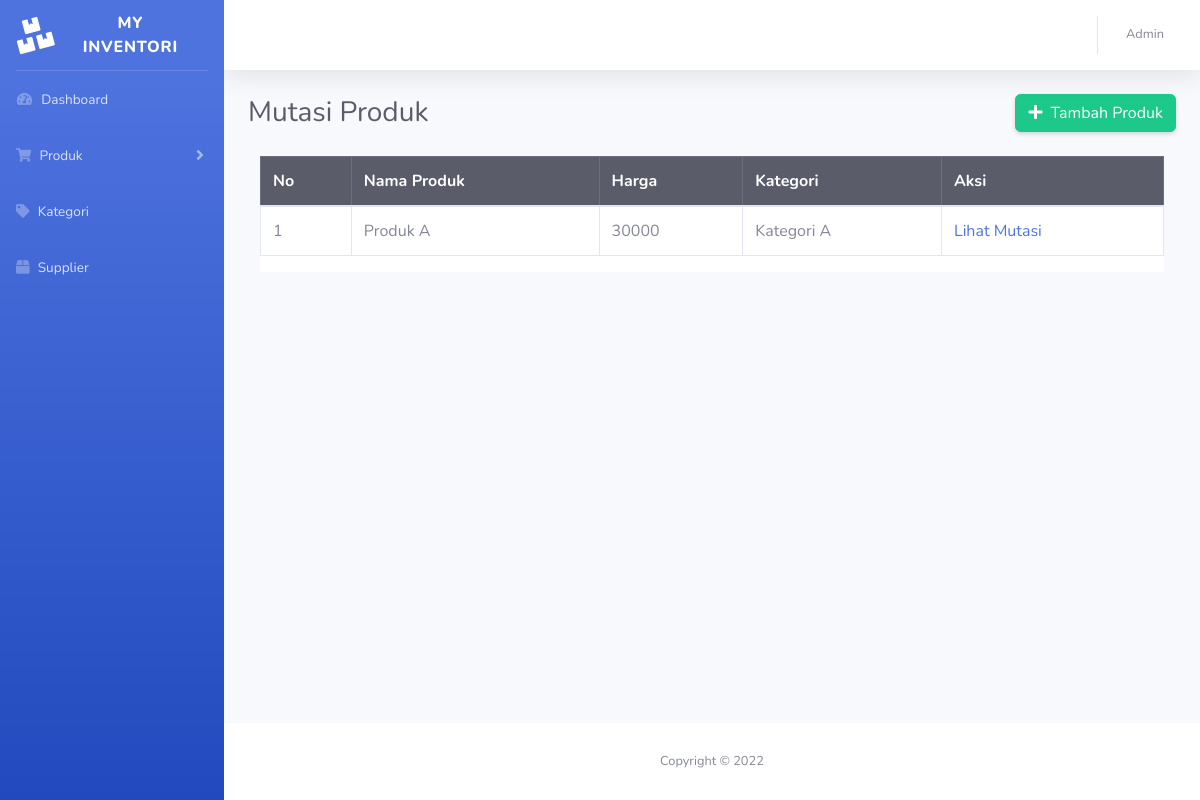
Page /produk_mutasi.php?id_produk=1 (signed in) on the committed database.
### tables this page shows
CREATE TABLE `produk` (
  `id_produk` int(255) NOT NULL,
  `nama_produk` varchar(255) NOT NULL,
  `id_kategori` int(255) NOT NULL,
  `harga` int(255) NOT NULL
);

CREATE TABLE `kategori` (
  `id_kategori` int(255) NOT NULL,
  `nama_kategori` varchar(255) NOT NULL
);

### produk_mutasi.php (the view, shortened to what this page needs)
<?php
include '_koneksi.php';
$id_produk = $_GET['id_produk'];
$sql = "SELECT * FROM produk
INNER JOIN kategori
ON produk.id_kategori = kategori.id_kategori
WHERE produk.id_produk = $id_produk";
$result = $conn->query($sql);
if ($result->num_rows > 0) {
  while($row = $result->fetch_assoc()) {
    $produk[] = $row;
  }
} else {
  echo "0 results";
}
?>
<!DOCTYPE html>
<html lang="en">
<head>
    <link href="vendor/fontawesome-free/css/all.min.css" rel="stylesheet" type="text/css">
    <link href="css/sb-admin-2.min.css" rel="stylesheet">
</head>
<body id="page-top">
    <div id="wrapper">
		<?php include 'inc/sidebar.php'; ?>
        <div id="content-wrapper" class="d-flex flex-column">
            <div id="content">
				<?php include 'inc/topbar.php'; ?>
                <div class="container-fluid">
					<div class="d-sm-flex align-items-center justify-content-between mb-4">
						<h1 class="h3 mb-0 text-gray-800">Mutasi Produk</h1>
						<a href="produk_tambah.php" class="btn btn-success shadow-sm">
						<i class="fas fa-plus mr-1"></i> Tambah Produk</a>
					</div>
					<div class="container">
						<div class="row bg-white">
							<table class="table table-bordered" id="dataTable" cellspacing="0">
								<thead class="table-dark">
									<tr>
										<th>No</th>
										<th>Nama Produk</th>
										<th>Harga</th>
										<th>Kategori</th>
										<th>Aksi</th>
									</tr>
								</thead>
								<tbody>
								<?php foreach($produk as $produk): ?>
									<tr>
										<td><?= $produk['id_produk'] ?></td>
										<td><?= $produk['nama_produk'] ?></td>
										<td><?= $produk['harga'] ?></td>
										<td><?= $produk['nama_kategori'] ?></td>
										<td>
											<a href="produk_mutasi.php">Lihat Mutasi </a>
										</td>
									</tr>
								<?php endforeach; ?>
								</tbody>
							</table>
						</div>
					</div>
                </div>
            </div>
			<?php include 'inc/footer.php'; ?>
        </div>
    </div>
</body>
</html>

### rows in the picture
produk: id_produk "1", nama_produk "Produk A", harga "30000", id_kategori.nama_kategori "Kategori A"
